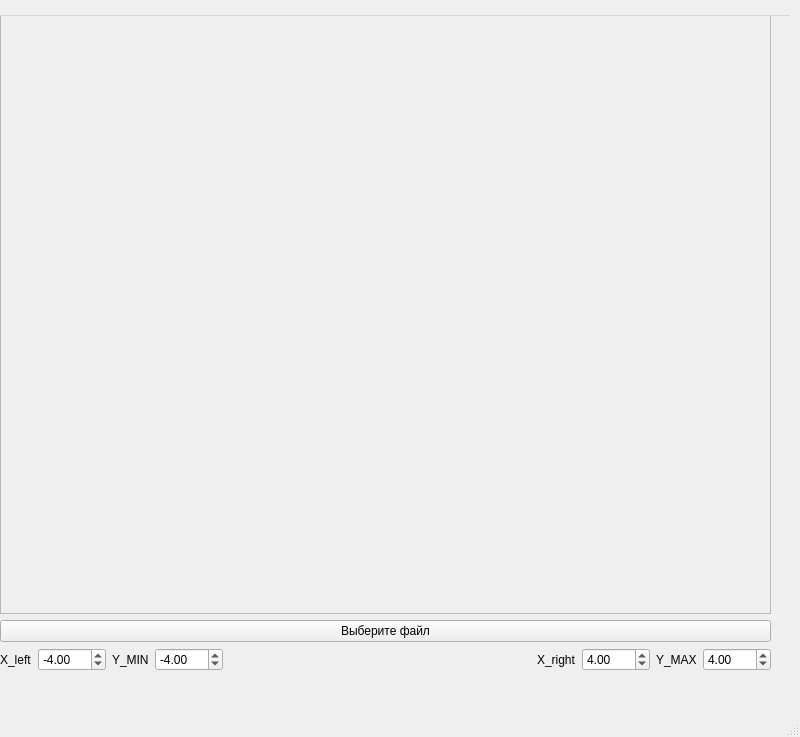
<?xml version="1.0" encoding="UTF-8"?>
<ui version="4.0">
 <class>MainWindow</class>
 <widget class="QMainWindow" name="MainWindow">
  <property name="geometry">
   <rect>
    <x>0</x>
    <y>0</y>
    <width>800</width>
    <height>737</height>
   </rect>
  </property>
  <property name="windowTitle">
   <string>MainWindow</string>
  </property>
  <widget class="QWidget" name="centralwidget">
   <widget class="QWidget" name="centralwidget_2" native="true">
    <property name="geometry">
     <rect>
      <x>-10</x>
      <y>-20</y>
      <width>791</width>
      <height>691</height>
     </rect>
    </property>
    <widget class="QWidget" name="centralwidget_3">
     <property name="geometry">
      <rect>
       <x>10</x>
       <y>0</y>
       <width>771</width>
       <height>691</height>
      </rect>
     </property>
     <layout class="QVBoxLayout" name="verticalLayout">
      <item>
       <layout class="QHBoxLayout" name="horizontalLayout_3">
        <item>
         <widget class="QScrollArea" name="scrollArea">
          <property name="widgetResizable">
           <bool>true</bool>
          </property>
          <widget class="QWidget" name="scrollAreaWidgetContents">
           <property name="geometry">
            <rect>
             <x>0</x>
             <y>0</y>
             <width>765</width>
             <height>610</height>
            </rect>
           </property>
           <layout class="QVBoxLayout" name="verticalLayout_2">
            <item>
             <widget class="QLabel" name="label">
              <property name="text">
               <string/>
              </property>
              <property name="alignment">
               <set>Qt::AlignCenter</set>
              </property>
             </widget>
            </item>
           </layout>
          </widget>
         </widget>
        </item>
       </layout>
      </item>
      <item>
       <widget class="QPushButton" name="selectDirectoryB">
        <property name="text">
         <string>Выберите файл</string>
        </property>
       </widget>
      </item>
      <item>
       <layout class="QHBoxLayout" name="horizontalLayout">
        <item>
         <layout class="QHBoxLayout" name="horizontalLayout_5">
          <item>
           <widget class="QLabel" name="label_4">
            <property name="text">
             <string>X_left</string>
            </property>
           </widget>
          </item>
          <item>
           <widget class="QDoubleSpinBox" name="dsb_Xmin">
            <property name="minimum">
             <double>-100.000000000000000</double>
            </property>
            <property name="value">
             <double>-4.000000000000000</double>
            </property>
           </widget>
          </item>
         </layout>
        </item>
        <item>
         <layout class="QVBoxLayout" name="verticalLayout_5">
          <item>
           <layout class="QHBoxLayout" name="horizontalLayout_6">
            <item>
             <widget class="QLabel" name="label_5">
              <property name="text">
               <string>Y_MIN</string>
              </property>
             </widget>
            </item>
            <item>
             <widget class="QDoubleSpinBox" name="dsb_Ymin">
              <property name="minimum">
               <double>-100.000000000000000</double>
              </property>
              <property name="value">
               <double>-4.000000000000000</double>
              </property>
             </widget>
            </item>
           </layout>
          </item>
         </layout>
        </item>
        <item>
         <spacer name="horizontalSpacer">
          <property name="orientation">
           <enum>Qt::Horizontal</enum>
          </property>
          <property name="sizeHint" stdset="0">
           <size>
            <width>40</width>
            <height>20</height>
           </size>
          </property>
         </spacer>
        </item>
        <item>
         <widget class="QLabel" name="label_2">
          <property name="text">
           <string>X_right</string>
          </property>
         </widget>
        </item>
        <item>
         <widget class="QDoubleSpinBox" name="dsb_Xmax">
          <property name="minimum">
           <double>-100.000000000000000</double>
          </property>
          <property name="value">
           <double>4.000000000000000</double>
          </property>
         </widget>
        </item>
        <item>
         <widget class="QLabel" name="label_3">
          <property name="text">
           <string>Y_MAX</string>
          </property>
         </widget>
        </item>
        <item>
         <widget class="QDoubleSpinBox" name="dsb_Ymax">
          <property name="minimum">
           <double>-100.000000000000000</double>
          </property>
          <property name="value">
           <double>4.000000000000000</double>
          </property>
         </widget>
        </item>
       </layout>
      </item>
     </layout>
    </widget>
   </widget>
   <widget class="QMenuBar" name="menubar_2">
    <property name="geometry">
     <rect>
      <x>-10</x>
      <y>-20</y>
      <width>800</width>
      <height>36</height>
     </rect>
    </property>
   </widget>
   <widget class="QStatusBar" name="statusbar_2">
    <property name="geometry">
     <rect>
      <x>-10</x>
      <y>-20</y>
      <width>3</width>
      <height>27</height>
     </rect>
    </property>
   </widget>
  </widget>
  <widget class="QMenuBar" name="menubar">
   <property name="geometry">
    <rect>
     <x>0</x>
     <y>0</y>
     <width>800</width>
     <height>22</height>
    </rect>
   </property>
  </widget>
  <widget class="QStatusBar" name="statusbar"/>
 </widget>
 <resources/>
 <connections/>
</ui>
